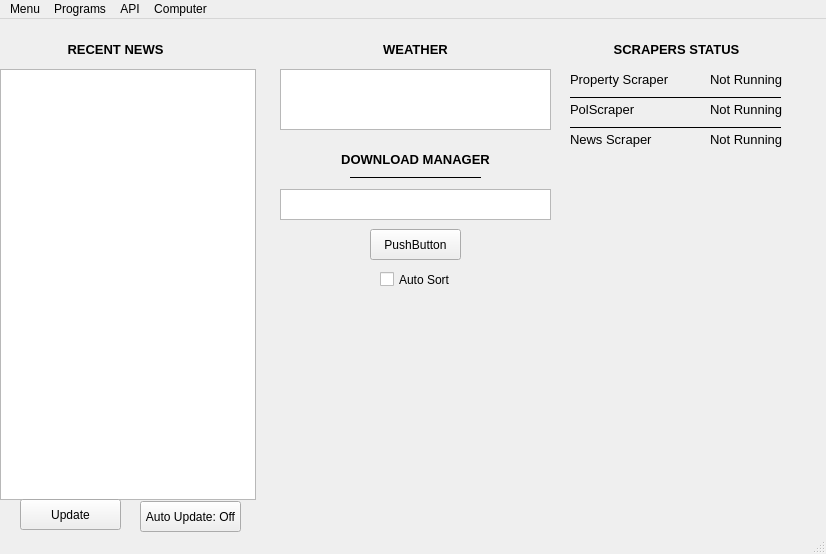
<?xml version="1.0" encoding="UTF-8"?>
<ui version="4.0">
 <class>MainWindow</class>
 <widget class="QMainWindow" name="MainWindow">
  <property name="geometry">
   <rect>
    <x>0</x>
    <y>0</y>
    <width>826</width>
    <height>554</height>
   </rect>
  </property>
  <property name="windowTitle">
   <string>MainWindow</string>
  </property>
  <widget class="QWidget" name="centralwidget">
   <widget class="QListView" name="news_list_view">
    <property name="geometry">
     <rect>
      <x>0</x>
      <y>50</y>
      <width>256</width>
      <height>431</height>
     </rect>
    </property>
   </widget>
   <widget class="QTextBrowser" name="weather_text_browser">
    <property name="geometry">
     <rect>
      <x>280</x>
      <y>50</y>
      <width>271</width>
      <height>61</height>
     </rect>
    </property>
   </widget>
   <widget class="QLabel" name="news_label">
    <property name="geometry">
     <rect>
      <x>60</x>
      <y>20</y>
      <width>111</width>
      <height>21</height>
     </rect>
    </property>
    <property name="font">
     <font>
      <pointsize>10</pointsize>
      <weight>75</weight>
      <bold>true</bold>
     </font>
    </property>
    <property name="text">
     <string>RECENT NEWS</string>
    </property>
    <property name="alignment">
     <set>Qt::AlignCenter</set>
    </property>
   </widget>
   <widget class="QLabel" name="weather_label">
    <property name="geometry">
     <rect>
      <x>360</x>
      <y>20</y>
      <width>111</width>
      <height>21</height>
     </rect>
    </property>
    <property name="font">
     <font>
      <pointsize>10</pointsize>
      <weight>75</weight>
      <bold>true</bold>
     </font>
    </property>
    <property name="text">
     <string>WEATHER</string>
    </property>
    <property name="alignment">
     <set>Qt::AlignCenter</set>
    </property>
   </widget>
   <widget class="QPushButton" name="view_news_button">
    <property name="geometry">
     <rect>
      <x>20</x>
      <y>480</y>
      <width>101</width>
      <height>31</height>
     </rect>
    </property>
    <property name="text">
     <string>Update</string>
    </property>
   </widget>
   <widget class="QLabel" name="weather_label_2">
    <property name="geometry">
     <rect>
      <x>340</x>
      <y>130</y>
      <width>151</width>
      <height>21</height>
     </rect>
    </property>
    <property name="font">
     <font>
      <pointsize>10</pointsize>
      <weight>75</weight>
      <bold>true</bold>
     </font>
    </property>
    <property name="text">
     <string>DOWNLOAD MANAGER</string>
    </property>
    <property name="alignment">
     <set>Qt::AlignCenter</set>
    </property>
   </widget>
   <widget class="Line" name="line">
    <property name="geometry">
     <rect>
      <x>350</x>
      <y>150</y>
      <width>131</width>
      <height>16</height>
     </rect>
    </property>
    <property name="frameShadow">
     <enum>QFrame::Plain</enum>
    </property>
    <property name="orientation">
     <enum>Qt::Horizontal</enum>
    </property>
   </widget>
   <widget class="QTableWidget" name="tableWidget">
    <property name="geometry">
     <rect>
      <x>280</x>
      <y>170</y>
      <width>271</width>
      <height>31</height>
     </rect>
    </property>
   </widget>
   <widget class="QPushButton" name="pushButton">
    <property name="geometry">
     <rect>
      <x>370</x>
      <y>210</y>
      <width>91</width>
      <height>31</height>
     </rect>
    </property>
    <property name="text">
     <string>PushButton</string>
    </property>
   </widget>
   <widget class="QCheckBox" name="checkBox">
    <property name="geometry">
     <rect>
      <x>380</x>
      <y>250</y>
      <width>71</width>
      <height>21</height>
     </rect>
    </property>
    <property name="text">
     <string>Auto Sort</string>
    </property>
   </widget>
   <widget class="QPushButton" name="view_news_button_2">
    <property name="geometry">
     <rect>
      <x>140</x>
      <y>482</y>
      <width>101</width>
      <height>31</height>
     </rect>
    </property>
    <property name="text">
     <string>Auto Update: Off</string>
    </property>
   </widget>
   <widget class="QLabel" name="weather_label_3">
    <property name="geometry">
     <rect>
      <x>610</x>
      <y>20</y>
      <width>151</width>
      <height>21</height>
     </rect>
    </property>
    <property name="font">
     <font>
      <pointsize>10</pointsize>
      <weight>75</weight>
      <bold>true</bold>
     </font>
    </property>
    <property name="text">
     <string> SCRAPERS STATUS</string>
    </property>
    <property name="alignment">
     <set>Qt::AlignLeading|Qt::AlignLeft|Qt::AlignVCenter</set>
    </property>
   </widget>
   <widget class="QLabel" name="weather_label_4">
    <property name="geometry">
     <rect>
      <x>570</x>
      <y>50</y>
      <width>101</width>
      <height>21</height>
     </rect>
    </property>
    <property name="font">
     <font>
      <pointsize>10</pointsize>
      <weight>50</weight>
      <bold>false</bold>
     </font>
    </property>
    <property name="text">
     <string>Property Scraper</string>
    </property>
    <property name="alignment">
     <set>Qt::AlignLeading|Qt::AlignLeft|Qt::AlignVCenter</set>
    </property>
   </widget>
   <widget class="QLabel" name="weather_label_5">
    <property name="geometry">
     <rect>
      <x>570</x>
      <y>80</y>
      <width>101</width>
      <height>21</height>
     </rect>
    </property>
    <property name="font">
     <font>
      <pointsize>10</pointsize>
      <weight>50</weight>
      <bold>false</bold>
     </font>
    </property>
    <property name="text">
     <string>PolScraper</string>
    </property>
    <property name="alignment">
     <set>Qt::AlignLeading|Qt::AlignLeft|Qt::AlignVCenter</set>
    </property>
   </widget>
   <widget class="QLabel" name="weather_label_6">
    <property name="geometry">
     <rect>
      <x>570</x>
      <y>110</y>
      <width>101</width>
      <height>21</height>
     </rect>
    </property>
    <property name="font">
     <font>
      <pointsize>10</pointsize>
      <weight>50</weight>
      <bold>false</bold>
     </font>
    </property>
    <property name="text">
     <string>News Scraper</string>
    </property>
    <property name="alignment">
     <set>Qt::AlignLeading|Qt::AlignLeft|Qt::AlignVCenter</set>
    </property>
   </widget>
   <widget class="QLabel" name="weather_label_7">
    <property name="geometry">
     <rect>
      <x>710</x>
      <y>50</y>
      <width>101</width>
      <height>21</height>
     </rect>
    </property>
    <property name="font">
     <font>
      <pointsize>10</pointsize>
      <weight>50</weight>
      <bold>false</bold>
     </font>
    </property>
    <property name="text">
     <string>Not Running</string>
    </property>
    <property name="alignment">
     <set>Qt::AlignLeading|Qt::AlignLeft|Qt::AlignVCenter</set>
    </property>
   </widget>
   <widget class="QLabel" name="weather_label_8">
    <property name="geometry">
     <rect>
      <x>710</x>
      <y>80</y>
      <width>101</width>
      <height>21</height>
     </rect>
    </property>
    <property name="font">
     <font>
      <pointsize>10</pointsize>
      <weight>50</weight>
      <bold>false</bold>
     </font>
    </property>
    <property name="text">
     <string>Not Running</string>
    </property>
    <property name="alignment">
     <set>Qt::AlignLeading|Qt::AlignLeft|Qt::AlignVCenter</set>
    </property>
   </widget>
   <widget class="QLabel" name="weather_label_9">
    <property name="geometry">
     <rect>
      <x>710</x>
      <y>110</y>
      <width>101</width>
      <height>21</height>
     </rect>
    </property>
    <property name="font">
     <font>
      <pointsize>10</pointsize>
      <weight>50</weight>
      <bold>false</bold>
     </font>
    </property>
    <property name="text">
     <string>Not Running</string>
    </property>
    <property name="alignment">
     <set>Qt::AlignLeading|Qt::AlignLeft|Qt::AlignVCenter</set>
    </property>
   </widget>
   <widget class="Line" name="line_2">
    <property name="geometry">
     <rect>
      <x>570</x>
      <y>70</y>
      <width>211</width>
      <height>16</height>
     </rect>
    </property>
    <property name="frameShadow">
     <enum>QFrame::Plain</enum>
    </property>
    <property name="orientation">
     <enum>Qt::Horizontal</enum>
    </property>
   </widget>
   <widget class="Line" name="line_3">
    <property name="geometry">
     <rect>
      <x>570</x>
      <y>100</y>
      <width>211</width>
      <height>16</height>
     </rect>
    </property>
    <property name="frameShadow">
     <enum>QFrame::Plain</enum>
    </property>
    <property name="orientation">
     <enum>Qt::Horizontal</enum>
    </property>
   </widget>
  </widget>
  <widget class="QMenuBar" name="menubar">
   <property name="geometry">
    <rect>
     <x>0</x>
     <y>0</y>
     <width>826</width>
     <height>21</height>
    </rect>
   </property>
   <widget class="QMenu" name="menuMenu">
    <property name="title">
     <string>Menu</string>
    </property>
    <addaction name="actionExit"/>
   </widget>
   <widget class="QMenu" name="menuPrograms">
    <property name="title">
     <string>Programs</string>
    </property>
    <addaction name="actionNews_Scraper"/>
    <addaction name="actionProperty_Data"/>
    <addaction name="actionPolscraper"/>
   </widget>
   <widget class="QMenu" name="menuAPI">
    <property name="title">
     <string>API</string>
    </property>
    <addaction name="actionDarkSky_Weather"/>
    <addaction name="actionLocal_Information"/>
   </widget>
   <widget class="QMenu" name="menuComputer">
    <property name="title">
     <string>Computer</string>
    </property>
    <addaction name="actionLock"/>
   </widget>
   <addaction name="menuMenu"/>
   <addaction name="menuPrograms"/>
   <addaction name="menuAPI"/>
   <addaction name="menuComputer"/>
  </widget>
  <widget class="QStatusBar" name="statusbar"/>
  <action name="actionExit">
   <property name="text">
    <string>Exit</string>
   </property>
  </action>
  <action name="actionNews_Scraper">
   <property name="text">
    <string>News Scraper</string>
   </property>
  </action>
  <action name="actionProperty_Data">
   <property name="text">
    <string>Property Data</string>
   </property>
  </action>
  <action name="actionPolscraper">
   <property name="text">
    <string>Polscraper</string>
   </property>
  </action>
  <action name="actionDarkSky_Weather">
   <property name="text">
    <string>DarkSky Weather</string>
   </property>
  </action>
  <action name="actionLocal_Information">
   <property name="text">
    <string>Local Information</string>
   </property>
  </action>
  <action name="actionLock">
   <property name="text">
    <string>Lock</string>
   </property>
  </action>
 </widget>
 <resources/>
 <connections/>
</ui>
